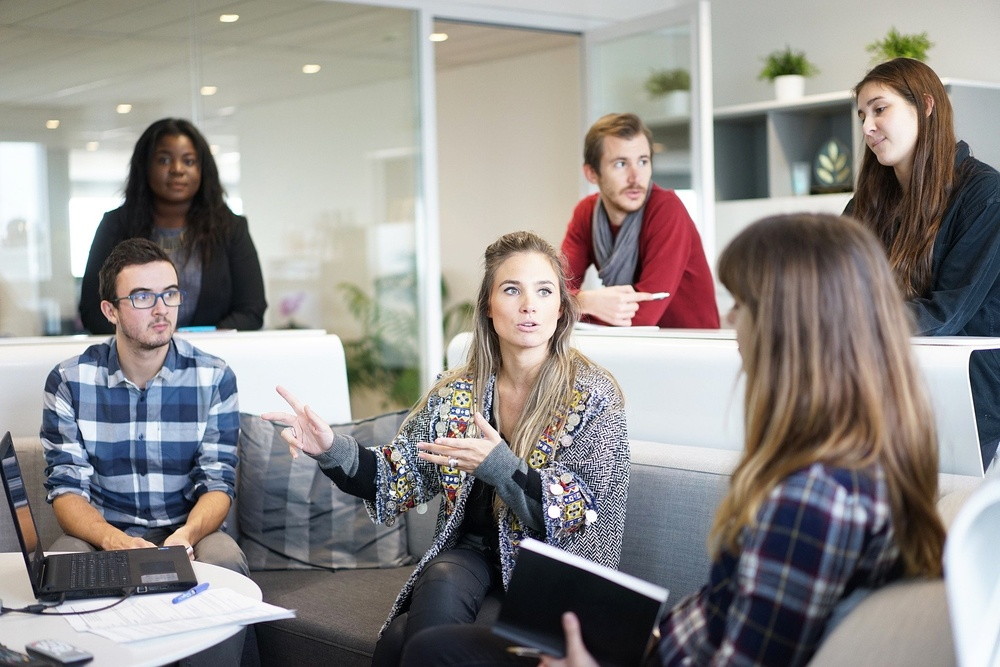
#> input picture Cap 15 - Visão Computacional/workplace-1245776_1920.jpg, 1000 x 667 px, shrunk from 1920 x 1280 before the run
$ python 'Detecção de faces.py'
#> lines starting #> are read from the running program, lines starting #| are printed output that depends on the picture; after the words box and inside, x2 and y2 are one past the last pixel; in counts of white or black regions, pixels touching at a corner belong together
import cv2 # OpenCV

# Visão computacional

# Detecção de faces

imagem = cv2.imread('workplace-1245776_1920.jpg')
#> imagem is the input picture: shape (667, 1000, 3); mean B, G, R 136.9, 139, 142.8

#cv2.imshow(imagem)
from google.colab.patches import cv2_imshow
cv2_imshow(imagem)

detector_face = cv2.CascadeClassifier('/content/haarcascade_frontalface_default.xml')

imagem_cinza = cv2.cvtColor(imagem, cv2.COLOR_BGR2GRAY)
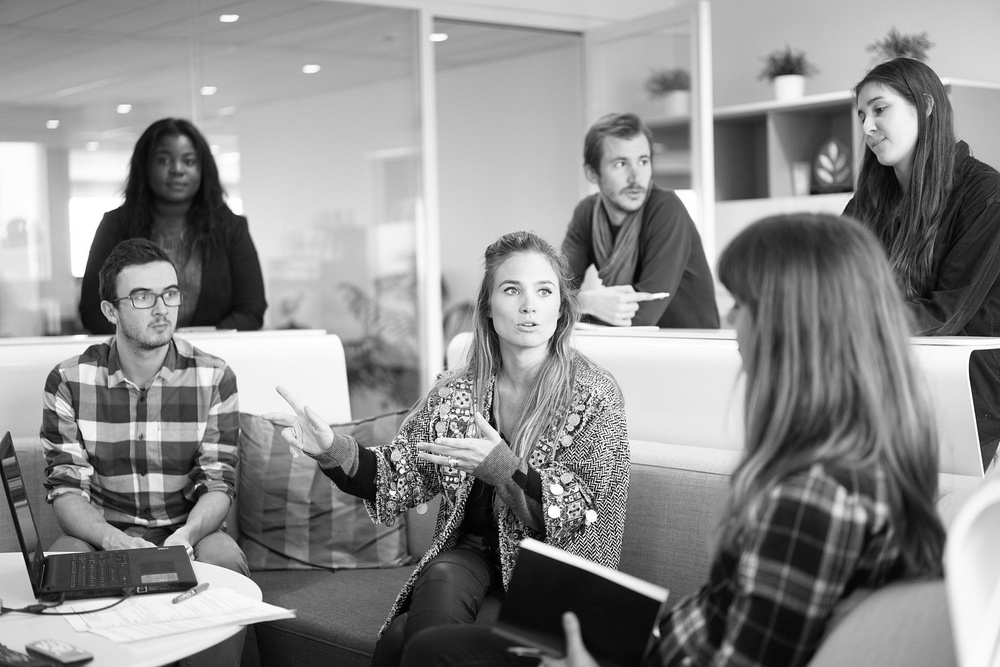
#> imagem_cinza: shape (667, 1000); min 0, max 255, mean 139.9
cv2_imshow(imagem_cinza)

deteccoes = detector_face.detectMultiScale(imagem_cinza, scaleFactor=1.3, minSize=(30,30))
#> deteccoes = [[148, 137, 59, 59], [598, 137, 68, 68], [483, 256, 89, 89], [119, 264, 77, 77]]

deteccoes

len(deteccoes)

for (x, y, l, a) in deteccoes:
    #print(x, y, l, a)
    cv2.rectangle(imagem, (x, y), (x + l, y + a), (0,255,0), 2)
#> this loop made 4 passes
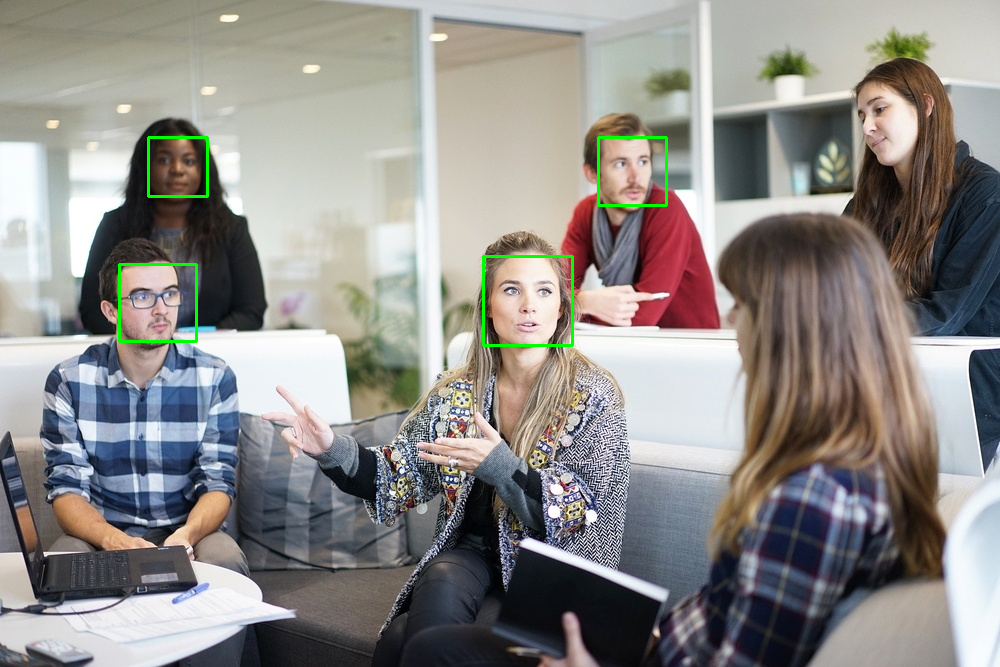
#> imagem: shape (667, 1000, 3); 0.52% of pixels changed, all inside (x1, y1, x2, y2) = (118, 136, 668, 347)
cv2_imshow(imagem)

# Detecção do corpo

image = cv2.imread('/content/pessoas.jpg')
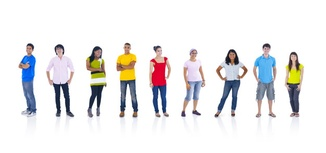
#> input picture Cap 15 - Visão Computacional/pessoas.jpg, 326 x 153 px, shrunk from 626 x 294 before the run, found by its file name
#> image is the input picture: shape (153, 326, 3); mean B, G, R 234.2, 233.9, 234.8
cv2_imshow(image)

detector_corpo = cv2.CascadeClassifier('/content/fullbody.xml')
image_gray = cv2.cvtColor(image, cv2.COLOR_BGR2GRAY)
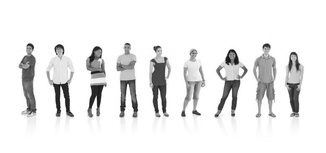
#> image_gray: shape (153, 326); min 13, max 255, mean 234.2
detections = detector_corpo.detectMultiScale(image_gray, scaleFactor=1.1, minSize=(50,50))
#> detections = [[101, 25, 53, 106], [236, 21, 54, 109]]
print(len(detections))
#| 2
print(detections)
#| [[101  25  53 106]
#|  [236  21  54 109]]
for (x, y, l, a) in detections:
    cv2.rectangle(image, (x, y), (x + l, y + a), (0,255,0), 2)
#> this loop made 2 passes
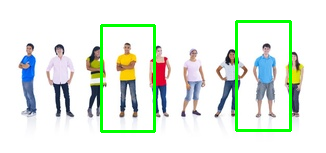
#> image: shape (153, 326, 3); 3.86% of pixels changed, all inside (x1, y1, x2, y2) = (100, 20, 292, 133)
cv2_imshow(image)

# Reconhecimento Facial

#Treinamento

from PIL import Image
import numpy as np

from google.colab import drive
drive.mount('/content/drive')

import zipfile
path = '/content/drive/My Drive/Cursos - recursos/yalefaces.zip'
#> (the run stopped early here; a loop or call above may not have finished)
